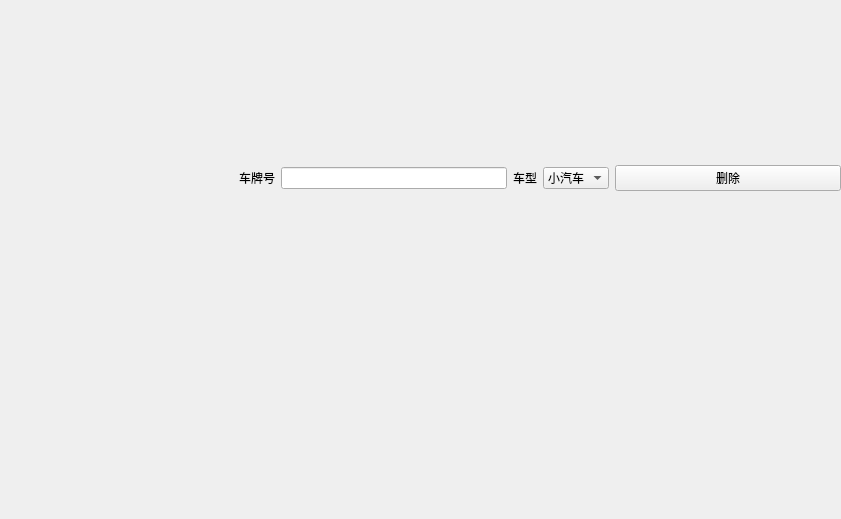
<?xml version="1.0" encoding="UTF-8"?>
<ui version="4.0">
 <class>delWindow</class>
 <widget class="QWidget" name="delWindow">
  <property name="geometry">
   <rect>
    <x>0</x>
    <y>0</y>
    <width>841</width>
    <height>519</height>
   </rect>
  </property>
  <property name="windowTitle">
   <string>Form</string>
  </property>
  <widget class="QWidget" name="gridLayoutWidget">
   <property name="geometry">
    <rect>
     <x>0</x>
     <y>0</y>
     <width>841</width>
     <height>521</height>
    </rect>
   </property>
   <layout class="QGridLayout" name="gridLayout">
    <item row="3" column="0">
     <spacer name="horizontalSpacer">
      <property name="orientation">
       <enum>Qt::Horizontal</enum>
      </property>
      <property name="sizeHint" stdset="0">
       <size>
        <width>40</width>
        <height>20</height>
       </size>
      </property>
     </spacer>
    </item>
    <item row="2" column="2">
     <widget class="QLabel" name="label">
      <property name="text">
       <string>车牌号</string>
      </property>
     </widget>
    </item>
    <item row="4" column="2">
     <widget class="QLabel" name="label_7">
      <property name="text">
       <string/>
      </property>
     </widget>
    </item>
    <item row="2" column="3">
     <widget class="QLineEdit" name="plate">
      <property name="text">
       <string/>
      </property>
     </widget>
    </item>
    <item row="3" column="1">
     <widget class="QLabel" name="label_6">
      <property name="text">
       <string/>
      </property>
     </widget>
    </item>
    <item row="0" column="2">
     <widget class="QLabel" name="label_5">
      <property name="text">
       <string/>
      </property>
     </widget>
    </item>
    <item row="2" column="4">
     <widget class="QLabel" name="label_2">
      <property name="text">
       <string>车型</string>
      </property>
     </widget>
    </item>
    <item row="2" column="7">
     <widget class="QPushButton" name="delBtn">
      <property name="text">
       <string>删除</string>
      </property>
     </widget>
    </item>
    <item row="3" column="2">
     <widget class="QLabel" name="label_3">
      <property name="text">
       <string/>
      </property>
     </widget>
    </item>
    <item row="4" column="7">
     <spacer name="horizontalSpacer_2">
      <property name="orientation">
       <enum>Qt::Horizontal</enum>
      </property>
      <property name="sizeHint" stdset="0">
       <size>
        <width>40</width>
        <height>20</height>
       </size>
      </property>
     </spacer>
    </item>
    <item row="2" column="5">
     <widget class="QComboBox" name="size">
      <item>
       <property name="text">
        <string>小汽车</string>
       </property>
      </item>
      <item>
       <property name="text">
        <string>小卡</string>
       </property>
      </item>
      <item>
       <property name="text">
        <string>中卡</string>
       </property>
      </item>
      <item>
       <property name="text">
        <string>大卡</string>
       </property>
      </item>
     </widget>
    </item>
   </layout>
  </widget>
 </widget>
 <resources/>
 <connections/>
</ui>
